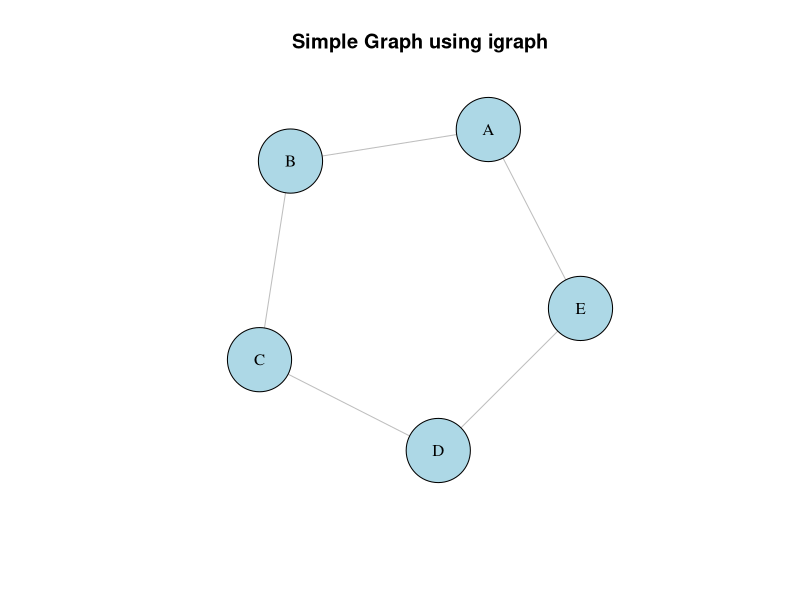

Reproduce this figure in R.
# Install and load required packages
if (!requireNamespace("igraph", quietly = TRUE)) {
  install.packages("igraph")
}
library(igraph)

# Create a simple graph
nodes <- c("A", "B", "C", "D", "E")
edges <- c("A", "B", "B", "C", "C", "D", "D", "E", "E", "A")
graph <- graph(edges, directed = FALSE)
 tt<- 762
 
# Plot the graph
plot(graph, 
     vertex.color = "lightblue", 
     vertex.size = 40, 
     vertex.label.color = "black", 
     edge.color = "gray", 
     main = "Simple Graph using igraph")
